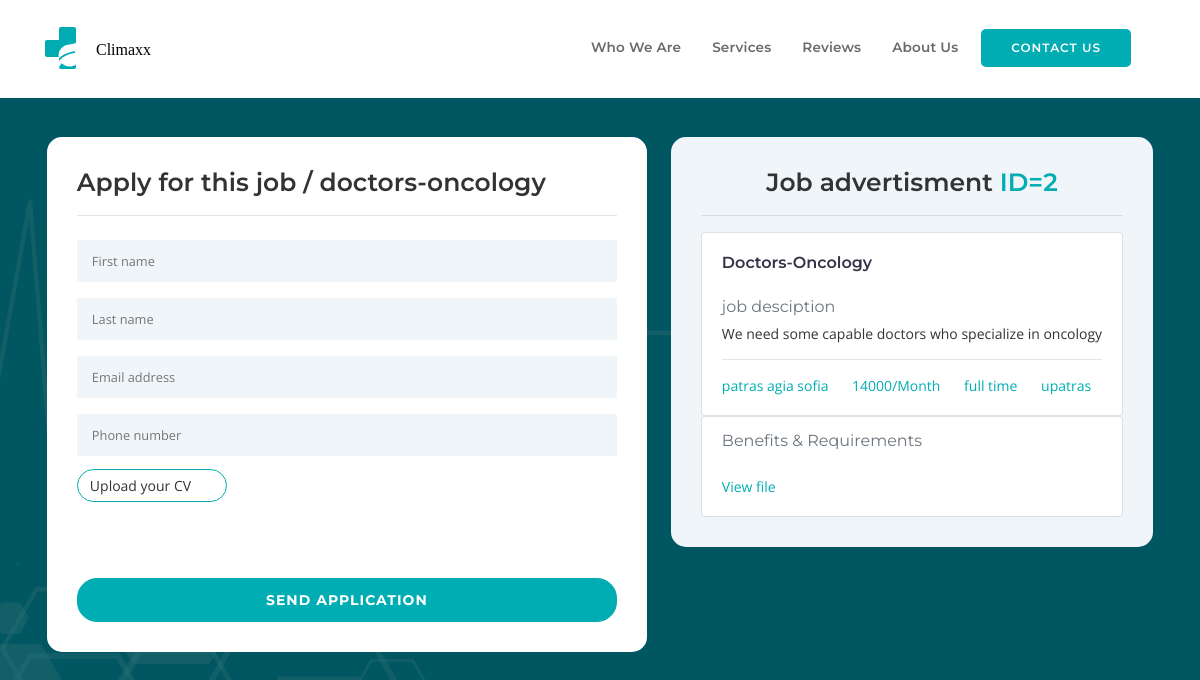
The page /apply/2 on the database its author committed.
### website/models.py (models this page shows, shortened)
class JOB_ADS_database(db.Model):
    __tablename__ = 'JOB_ADS_database'
    __searchable__ =['org_name','reg_staff','location','contract_length','salary','salary_per','specialty','staff_type','position','job_desc']
    id = db.Column(db.Integer, primary_key=True)
    first_name = db.Column(db.String(20) ,nullable=False)
    last_name = db.Column(db.String(20),nullable=False)
    email = db.Column(db.String(200),nullable=False)
    phone_number = db.Column(db.String(200),nullable=False)
    org_name = db.Column(db.String(200) ,nullable=False)
    org_postcode = db.Column(db.String(200),nullable=False)
    position = db.Column(db.String(200),nullable=False)
    reg_staff = db.Column(db.String(200))
    staff_type = db.Column(db.String(200))
    location = db.Column(db.String(200))
    staff_num = db.Column(db.Integer)
    specialty = db.Column(db.String(200))
    contract_length = db.Column(db.String(200))
    salary = db.Column(db.Integer)
    salary_per = db.Column(db.String(200))
    job_desc = db.Column(db.String(200))
    date_posted = db.Column(db.String(50) ,nullable=True)
    filename = db.Column(db.String(50),nullable=True)
    data = db.Column(db.LargeBinary,nullable=True)
    visibility = db.Column(db.Integer,nullable=True)
    requests = db.relationship("REQUESTS_database", backref="JOB_ADS_database",cascade="all, delete")

### website/employees.py (the view)
@employees.route('/apply/<int:id>')
def apply(id):
    ad = JOB_ADS_database.query.filter_by(id=id).first()
    print(id)
    return render_template('apply.html',ad=ad)

### website/templates/apply.html (shortened to what this page needs)
<!DOCTYPE html>
<html lang="en">
  <head>
    <link href="../static/css/bootstrap.min.css" rel="stylesheet" type="text/css" media="all" />
    <link rel="stylesheet" href="../static/css/animate.css">
    <link rel="stylesheet" href="../static/css/owl.carousel.css">
    <link rel="stylesheet" href="../static/css/owl.theme.css">
    <link rel="stylesheet" href="../static/css/ionicons.min.css">
    <link href="../static/css/stylesheet.css" rel="stylesheet" type="text/css" media="all" />
  </head>
  <body class="boxed-layout" style="background-image: url('../static/images/hero-bg.png'); background-color: hsl(186, 100%, 19%);">
    <div class="wrapper" >
      <nav class="navbar navbar-expand-md navbar-light bg-light fixed-top wt-border">
        <div class="container">
          <a href="/" class="navbar-brand">
            <img src="../static/images/logo copy.svg" width="136" height="46" alt="Climaxx home">
          </a>
          <div class="collapse navbar-collapse" id="navbarSupportedContent">
            <ul class="navbar-nav ml-auto navbar-right">
              <li class="nav-item"><a class="nav-link js-scroll-trigger" href="/">Who we are</a></li>
              <li class="nav-item"><a class="nav-link js-scroll-trigger" href="/">Services</a></li>
              <li class="nav-item"><a class="nav-link js-scroll-trigger" href="/">Reviews</a></li>
              <li class="nav-item"><a class="nav-link js-scroll-trigger" href="/about_us">About us</a></li>
              <li><a class="btn-nav js-scroll-trigger" href="/#cta">Contact Us</a></li>
            </ul>
          </div>
        </div>
      </nav>
      <br>
        <br>
        <br>
        <br>
        <div class="containerrr" style="margin-right: 20px;" >
          <br>
          <br>
          <br>
            <div class="left-div left-text" style="background-color: white; ">
                <h2>Apply for this job / {{ad.staff_type}}-{{ad.specialty}}</h2>
                <hr>
                <form enctype=multipart/form-data action="/send_app/{{ad.id}}" method="POST" id="contact-form" onsubmit="sendEmail()">
                    <input type="text" placeholder="First name" name="first_name" required/>
                    <input type="text" placeholder="Last name" name="last_name" required/>
                    <input type="email" placeholder="Email address" name="email" required id="contact-user"/>
                    <input type="tel" placeholder="Phone number" name="phone_num" required/>
                    <label for="file-upload" class="custom-file-upload" style="border: 1px solid hsl(182, 100%, 35%);
                    display: inline-block;
                    padding: 6px 12px;
                    margin-top: 5px;
                    cursor: pointer;
                    font-family: 'Open Sans';
                    font-size: 14px;
                    border-radius: 20px;
                    width: 150px;;
                    ">
                     Upload your CV
                    </label>
                    <br>
                    <br>
                    <br>
                    <br>
                    <br>
                    <button type="submit" style="width: 100%; background-color: hsl(182, 100%, 35%);;">Send application</button>
                  </form>
            </div>
            <div class="right-div right-text" style="margin-right: -10px; border-radius: 15px;">
                <strong><h2 style="text-align: center;">Job advertisment <span style="color: hsl(182, 100%, 35%);"> ID={{ad.id}}</span></h2></strong>
                <hr>
                <div class="card" style="width: auto;">
                    <div class="card-body">
                      <a href="#"><h5 class="card-title" style="color: #333347; font-weight: 600; text-transform: capitalize;">{{ad.staff_type}}-{{ad.specialty}}</h5></a>
                      <br>
                      <h6 class="card-subtitle mb-2 text-muted">job desciption</h6>
                      <p class="card-text">{{ad.job_desc}}</p>
                      <hr>
                      <a href="#" class="card-link" style="color: hsl(182, 100%, 35%);">{{ad.location}}</a>
                      <a href="#" class="card-link" style="color: hsl(182, 100%, 35%);">{{ad.salary}}/{{ad.salary_per}}</a>
                      <a href="#" class="card-link" style="color: hsl(182, 100%, 35%);">{{ad.contract_length}}</a>
                      <a href="#" class="card-link" style="color: hsl(182, 100%, 35%);">{{ad.org_name}}</a>
                      <br>
                    </div>
                  </div>
                  <div class="card" style="width: auto;">
                    <div class="card-body">
                        <h6 class="card-subtitle mb-2 text-muted">Benefits & Requirements</h6>
                        <br>
                        <a href="/download/{{ad.filename}}" style="color: hsl(182, 100%, 35%);">View file</a>
                    </div>
                  </div>
            </div>
        </div>
        <br>
        <br>
  </body>
</html>

### website/static/css/stylesheet.css (style rules this page uses)
html, body, div, span, applet, object, iframe, h1, h2, h3, h4, h5, h6, p, blockquote, pre, a, abbr, acronym, address, big, cite, code, del, dfn, em, img, ins, kbd, q, s, samp, small, strike, strong, sub, sup, tt, var, b, u, i, center, dl, dt, dd, ol, ul, li, fieldset, form, label, legend, table, caption, tbody, tfoot, thead, tr, th, td, article, aside, canvas, details, embed, figure, figcaption, footer, header, hgroup, menu, nav, output, ruby, section, summary, time, mark, audio, video { margin: 0; padding: 0; border: 0; font-size: 100%; font: inherit; vertical-align: baseline; }
article, aside, details, figcaption, figure, footer, header, hgroup, menu, nav, section { display: block; }
body { line-height: 1; }
ol, ul { list-style: none; }
h1, h2, h3, h4, h5, h6 { font-family: 'Montserrat'; font-size: 16px; }
p { font-family: 'Open Sans'; font-size: 14px; }
html * { text-rendering: optimizeLegibility !important; -webkit-font-smoothing: antialiased; -moz-osx-font-smoothing: grayscale; }
body { -webkit-font-smoothing: antialiased; -moz-osx-font-smoothing: grayscale; }
*, *:after, *:before { -webkit-box-sizing: border-box; -moz-box-sizing: border-box; box-sizing: border-box; }
.navbar { font-family: "Montserrat"; padding: 20px 0; background-color: #FFFFFF !important; border-bottom: 1px solid #EFEFF1; -webkit-transition: 0.5s all ease; transition: 0.5s all ease; }
.wt-border { border-bottom: 2px solid #FFFFFF !important; }
.navbar .navbar-brand { font-family: 'Montserrat'; font-size: 18px; font-weight: 600; letter-spacing: 0px; color: #333347 !important; vertical-align: middle; }
.navbar .navbar-brand img { vertical-align: middle; margin-right: 0.3em; }
.navbar-nav { height: auto; background: #FFFFFF; padding: 0 1.5rem; display: flex; align-items: center; -webkit-transition: 0.5s all ease; transition: 0.5s all ease; }
.navbar-nav .nav-item { margin-right: 0; margin-top: 1.5rem; font-size: 0.85rem; font-weight: 400; text-transform: capitalize; color: #333347; display: flex; }
.navbar-nav .nav-item .nav-link { color: #6a6a6a; font-weight: 600; display: flex; letter-spacing: 0.01rem; vertical-align: middle; }
.btn-nav { display: inline-block; height: 38px; padding: 1px 30px; text-align: center; font-size: 12px; font-weight: 600; line-height: 36px; letter-spacing: 1px; margin: 25px 0; text-transform: uppercase; text-decoration: none !important; white-space: nowrap; cursor: pointer; background-color: hsl(182, 100%, 35%); color: white; border-radius: 5px; box-sizing: border-box; -webkit-transition: 0.2s; -moz-transition: 0.2s; transition: 0.2s; }
* { box-sizing:border-box; margin:0; }
h2 { font-family: 'Montserrat'; font-size: 25px; font-weight: 600; line-height: 1.2; margin-bottom:1rem; padding-bottom: 2px; }
input, select { background-color: #f0f5f9; border: none; padding: 12px 15px; margin: 8px 0; width: 100%; font-size:0.8rem; font-family: 'Open Sans' }
button { border-radius: 20px; border: 1px solid hsl(182, 100%, 35%);; background-color: hsl(182, 100%, 35%);; color: #FFFFFF; font-weight: bold; font-family: 'Montserrat'; padding: 12px 45px; letter-spacing: 1px; text-transform: uppercase; transition: transform 80ms ease-in; cursor:pointer; }
ul { list-style-type: circle; }
@media only screen and (min-width: 767px) { .navbar-nav { margin-top: 0; } }
@media only screen and (min-width: 767px) { .navbar-nav .nav-item { margin-top: 0; margin-right: 15px; font-size: 0.85rem; font-weight: 400; } }
@media only screen and (min-width: 767px) { .btn-nav { margin: 0; } }

### website/templates/apply.html (style rules this page uses)
.containerrr { text-align: center; padding: 15px; }
.left-div { display: inline-block; max-width: 600px; text-align: left; padding: 30px; background-color: white; border-radius: 3px; margin: 10px; border-radius: 15px; vertical-align: top; }
.right-div { display: inline-block; max-width: 600px; text-align: left; padding: 30px; border-radius: 15px; background-color: rgb(240, 245, 249); border-radius: 3px; margin: 10px; }
.left-text, .right-text { font: 14px 'Open Sans'; color: #333; }

### rows shown on the page
JOB_ADS_database: staff_type "doctors", specialty "oncology", id "2", staff_type "Doctors", specialty "Oncology", job_desc "We need some capable doctors who specialize in oncology", location "patras agia sofia", salary "14000", salary_per "Month", contract_length "full time", org_name "upatras"
